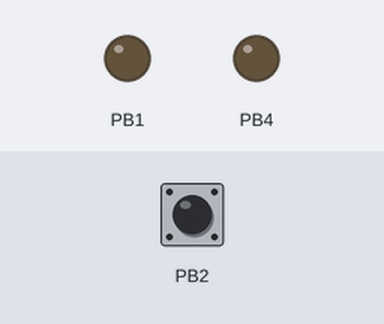
Bench run of a sketch on a simulated ATtiny85, built with avr-gcc and run on an emulated ATtiny85. Parts: output pins drawn as LEDs (lit = HIGH). The inputs (shaded band) are chosen by the test bench; at power-on: PB2 HIGH.

Above: at 1.2 s.
1.3 s: PB2 pulsed LOW 5 times (0.12 s each, 0.3 s apart)
At 3.8 s:
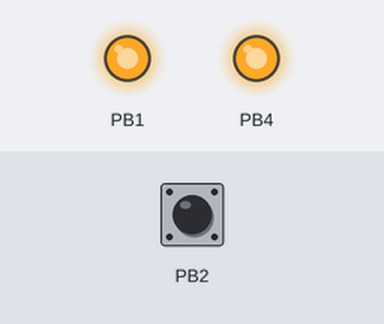
4.3 s: PB2 driven LOW
At 5.2 s:
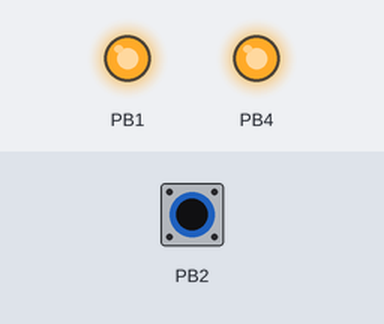
5.8 s: PB2 pulsed HIGH 5 times (0.12 s each, 0.3 s apart)
At 8.1 s:
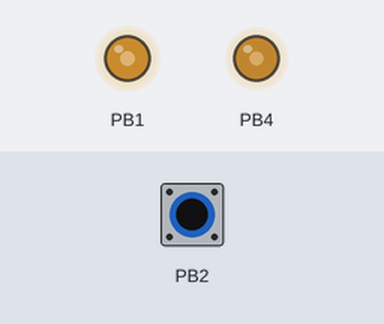
Timing chart, 0 to 9.6 s (numbered marks = the images above; inputs shaded):
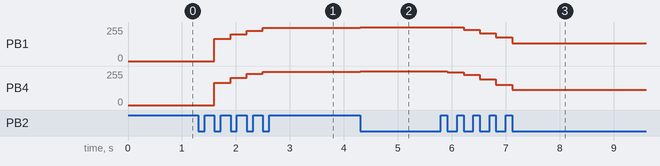

The sketch:

tone_generator.ino
```cpp
#define FREQ_C2  130.8127826502992
#define FREQ_Db2 138.59131548843592
#define FREQ_D2  146.83238395870364
#define FREQ_Eb2 155.56349186104035
#define FREQ_E2  164.81377845643485
#define FREQ_F2  174.61411571650183
#define FREQ_Gb2 184.9972113558171
#define FREQ_G2  195.99771799087452
#define FREQ_Ab2 207.65234878997245
#define FREQ_A2  219.9999999999999
#define FREQ_Bb2 233.08188075904488
#define FREQ_B2  246.94165062806198
#define FREQ_C3  261.6255653005985
#define FREQ_Db3 277.182630976872
#define FREQ_D3  293.66476791740746
#define FREQ_Eb3 311.1269837220808
#define FREQ_E3  329.62755691286986
#define FREQ_F3  349.2282314330038
#define FREQ_Gb3 369.99442271163434
#define FREQ_G3  391.99543598174927
#define FREQ_Ab3 415.3046975799451
#define FREQ_A3  440.0
#define FREQ_Bb3 466.1637615180899
#define FREQ_B3  493.8833012561241
#define FREQ_C4  523.2511306011974

#define SAMPLE_RATE 10000.0


//#define NOTE_C2 428
//#define NOTE_Db2 454
//#define NOTE_D2 481
//#define NOTE_Eb2 509
//#define NOTE_E2 540
//#define NOTE_F2 572
//#define NOTE_Gb2 606
//#define NOTE_G2 642
//#define NOTE_Ab2 680
//#define NOTE_A3 720
//#define NOTE_Bb3 763
//#define NOTE_B3 809
//#define NOTE_C3 857
//#define NOTE_Db3 908
//#define NOTE_D3 962
//#define NOTE_Eb3 1019
//#define NOTE_E3 1080
//#define NOTE_F3 1144
//#define NOTE_Gb3 1212
//#define NOTE_G3 1284
//#define NOTE_Ab3 1360
//#define NOTE_A4 1441
//#define NOTE_Bb4 1527
//#define NOTE_B4 1618
//#define NOTE_C4 1714

const unsigned char sine[] = {
    129, 135, 141, 147, 153, 160, 166, 172, 177, 183, 189, 194, 200, 205, 210, 214,
    219, 223, 227, 231, 235, 238, 241, 244, 247, 249, 251, 253, 254, 255, 255, 255,
    255, 255, 255, 255, 254, 253, 251, 249, 247, 244, 241, 238, 235, 231, 227, 223,
    219, 214, 210, 205, 200, 194, 189, 183, 177, 172, 166, 160, 153, 147, 141, 135,
    129, 122, 116, 110, 104,  97,  91,  85,  80,  74,  68,  63,  57,  52,  47,  43,
     38,  34,  30,  26,  22,  19,  16,  13,  10,   8,   6,   4,   3,   2,   1,   1,
      1,   1,   1,   2,   3,   4,   6,   8,  10,  13,  16,  19,  22,  26,  30,  34,
     38,  43,  47,  52,  57,  63,  68,  74,  80,  85,  91,  97, 104, 110, 116, 122
};

const unsigned int sine_len = sizeof(sine) / sizeof(sine[0]);

#define SINE_SAMPLES 128
//#define SINE_SAMPLES sizeof(sine)
//  (sizeof(sine) / sizeof(sine[0]))
#define PHASE_TO_SAMPLE_OFFSET_SHIFT 9
#if (SINE_SAMPLES << PHASE_TO_SAMPLE_OFFSET_SHIFT) != 65536L
    #error PHASE_TO_SAMPLE_OFFSET_SHIFT and SINE_SAMPLES don not agree!
#endif

#define PHASE_PER_TIC_FOR_FREQ(freq) ((unsigned int)(65536.0 * freq / SAMPLE_RATE))

volatile unsigned char outA;
volatile unsigned char outB;
volatile bool do_next_sample;

void MyISR() {
    OCR1A = outA;
    OCR1B = outB;
    do_next_sample = true;
}

void setup() {
  // put your setup code here, to run once:
  do_next_sample = false;

  // First...
  GTCCR = 0xE0;

  TCCR0A = 0;
  TCCR0B = 0;

  // TCCR1 = CTC1 : PWM1A : COM1A[1:0] : CS1[3:0]
  // CTC1: count to OCR1C, or just keep counting = 1
  // PWM1A: PWM mode for OCR1A with counter to 0 after OCR1C = 1
  // COM1A: PWM mode = 0b10
  // CS1[3:0] = 0001
  // TCCR1 = 0xE1
  TCCR1 = 0xE1;

  // GTCCR = TSM : PWM1B : COM1B[1:0] : FOC1B : FOC1A : PSR1 : PSR0
  // TSM: set to halt timers so you can set them up, clear to commence counting
  // PWM1B: PWM mode = 1
  // COM1B: PSM mode = 0b10
  // FOC1B = 0
  // FOC1A = 0
  // PSR1 = just write 0
  // PSR0 = just write 0
  // GTCCR = 0xE0 to start, then 0x60 to start on our merry way

  // TCNT1 = the counter
  // OCR1A = PWM data!
  // OCR1B = PWM data!
  // OCR1C = 255
  OCR1C = 0xFF;

  // TIMSK = RES : OCIE1A : OCIE1B : OCIE0A : OCIE0B : TOIE1 : TOIE0 : RES
  // 0CIE1[AB]: Interrupt enable = 0
  // TOIE1: Overflow intererupt enable = 0
  // TIMSK = 0
  TIMSK = 0x00;

  // TIFR = RES : OCF1A : OCF1B : OCF0A : OCF0B : TOV1 : TOV0 : RES
  // Interrupt flags. Ignore.

  // PLLCSR = LSM : RES[6:3] : PCKE : PLLE : PLOCK
  // LSM: Low speed mode = 0
  // PCKE: Peripheral clock enable = 1 *IFF* PLLE && PLOCK
  // PLLE: PLL Enable = 1
  // PLOCK: READ-ONLY, wait for set before PCKE
  PLLCSR = 0x02;
  while (!(PLLCSR & 1)); // KILL TIME
  PLLCSR = 0x06;

  TCCR0A = 0;
  TCCR0B = 0;

  // Last...
  GTCCR = 0x60;

  // REMEMBER TO SET THE OUTPUT PIN DIRECTION
  // DDRB x x 5 4 3 2 1 0
  //            1     1
  DDRB = 0x12;

  attachInterrupt(0, MyISR, FALLING);
}

inline unsigned char sineAtPhase(unsigned int phase) {
  // Performs linear interpolation when phase is between samples.
  // It's not phase correct, but who cares?
  // e.g. if phase were 8-bit, with 4 bits of sample:
  // phase 0b 0000 00xx => use sample 0b0000
  // phase 0b 0000 01xx => use sample 0b0000
  // phase 0b 0000 10xx => use half of sample 0b0000 and half of 0b0001
  // phase 0b 0000 11xx => use half of sample 0b0000 and half of 0b0001
  // phase 0b 0001 00xx => use sample 0b0001
  // etc
  unsigned char offset = phase >> 9;
//  if (phase & 0x0100) {
//    return sine[offset] >> 1 + sine[(offset + 1) & 0x7F] >> 1;
//  } else
  {
    return sine[offset];
  }
}

void loop() {
  unsigned int phaseA = 0;
  unsigned int phaseB = 0;
  while (true) {
    while (!do_next_sample) {
      __asm__("nop\n\t""nop\n\t""nop\n\t""nop\n\t");
      __asm__("nop\n\t""nop\n\t""nop\n\t""nop\n\t");
    }

    phaseA += PHASE_PER_TIC_FOR_FREQ(FREQ_B3);
    outA = sineAtPhase(phaseA);

    phaseB += PHASE_PER_TIC_FOR_FREQ(FREQ_C4);
    outB = sineAtPhase(phaseB);

    do_next_sample = false;
  }
}
```

Measured:
- after the input at 1.3 s, PB1: 0/255 → 166/255 after 0.30 s, → 200/255 0.30 s later, → 227/255 0.30 s later, → 249/255 0.30 s later; PB4: 0/255 → 166/255 after 0.30 s, → 205/255 0.30 s later, → 235/255 0.30 s later, → 251/255 0.30 s later
- after the input at 4.3 s, PB1: 249/255 → 255/255 at once; PB4: 251/255 → 255/255 at once
- after the input at 5.8 s, PB1: moves from 255/255 to 135/255 over 1.2 s, starting after 0.12 s; PB4: moves from 255/255 to 116/255 over 1.2 s, starting after 0.12 s
